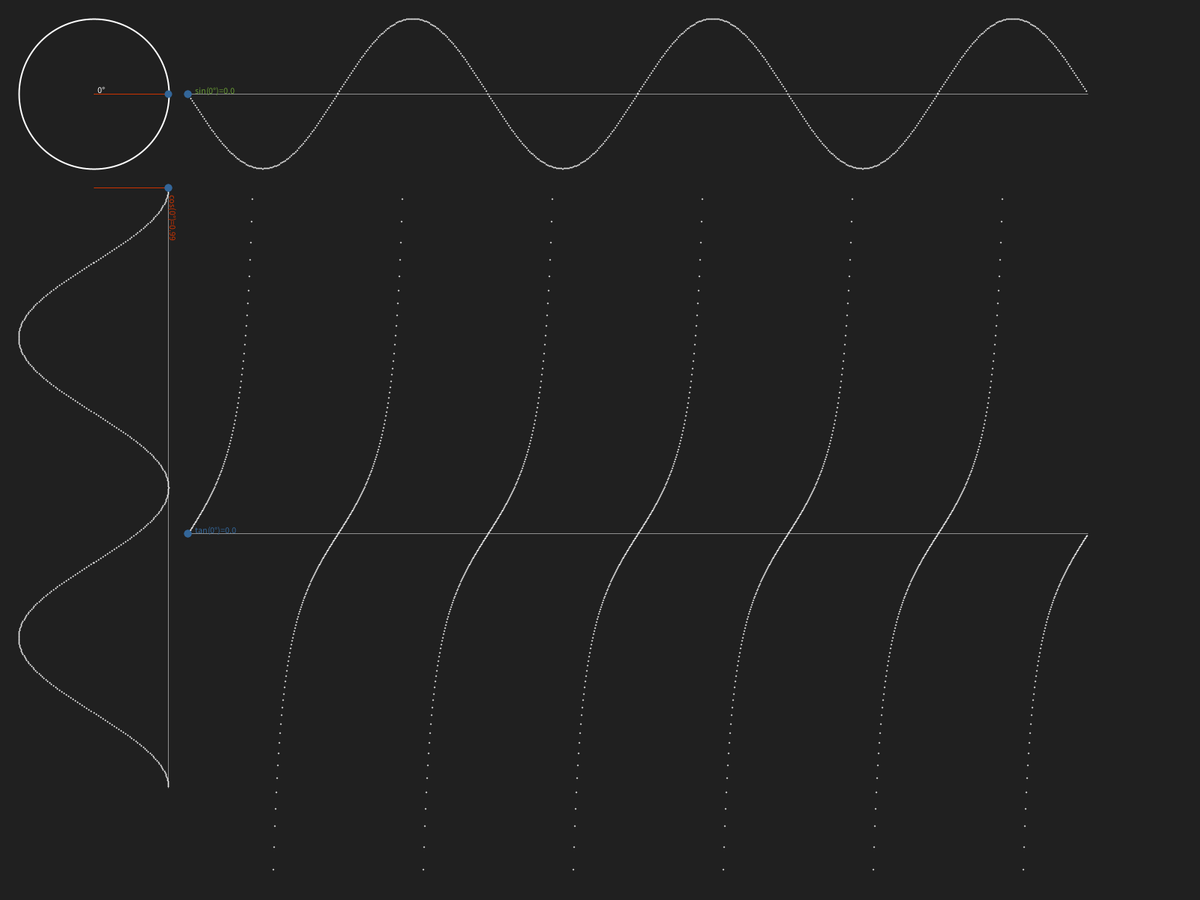
Frame 1 (no input)
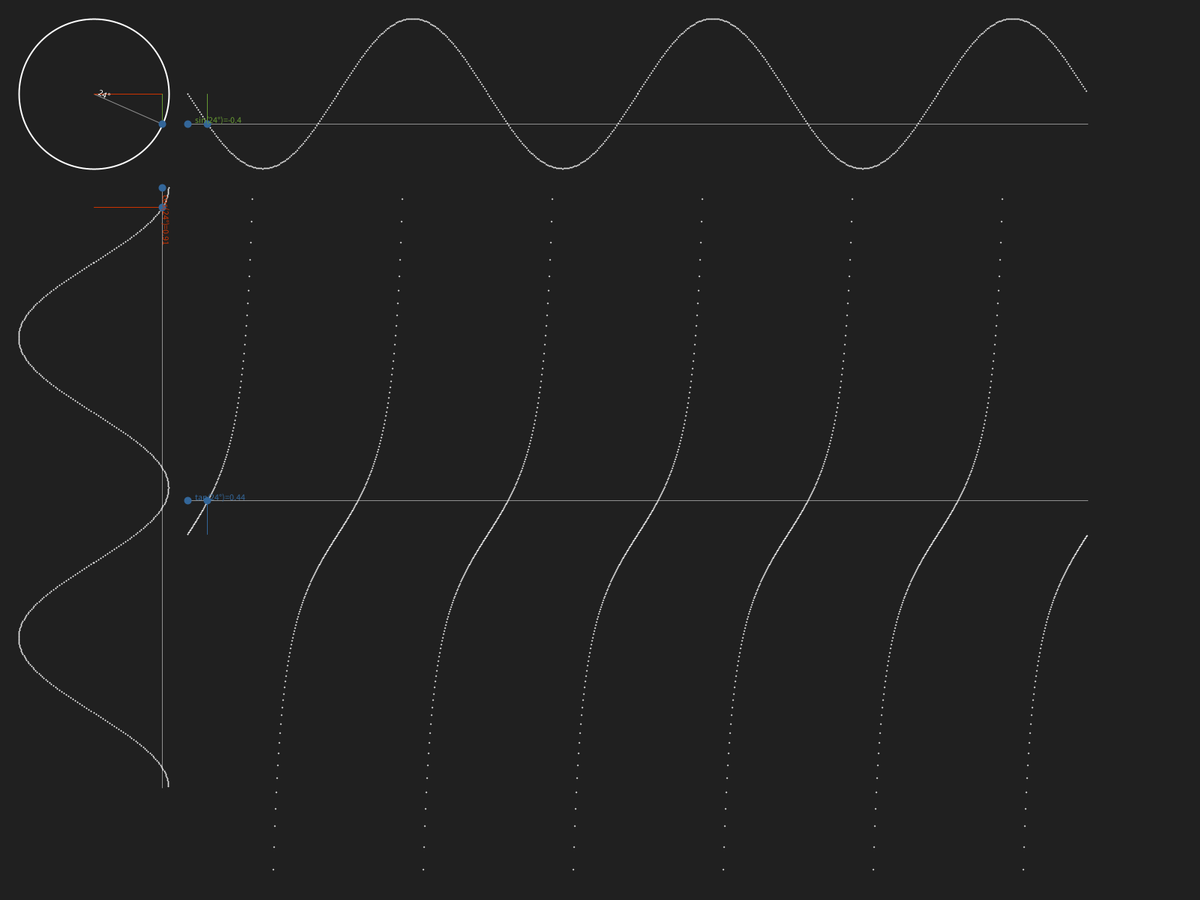
Frame 60 (the mouse pressed at the canvas centre just before this capture)
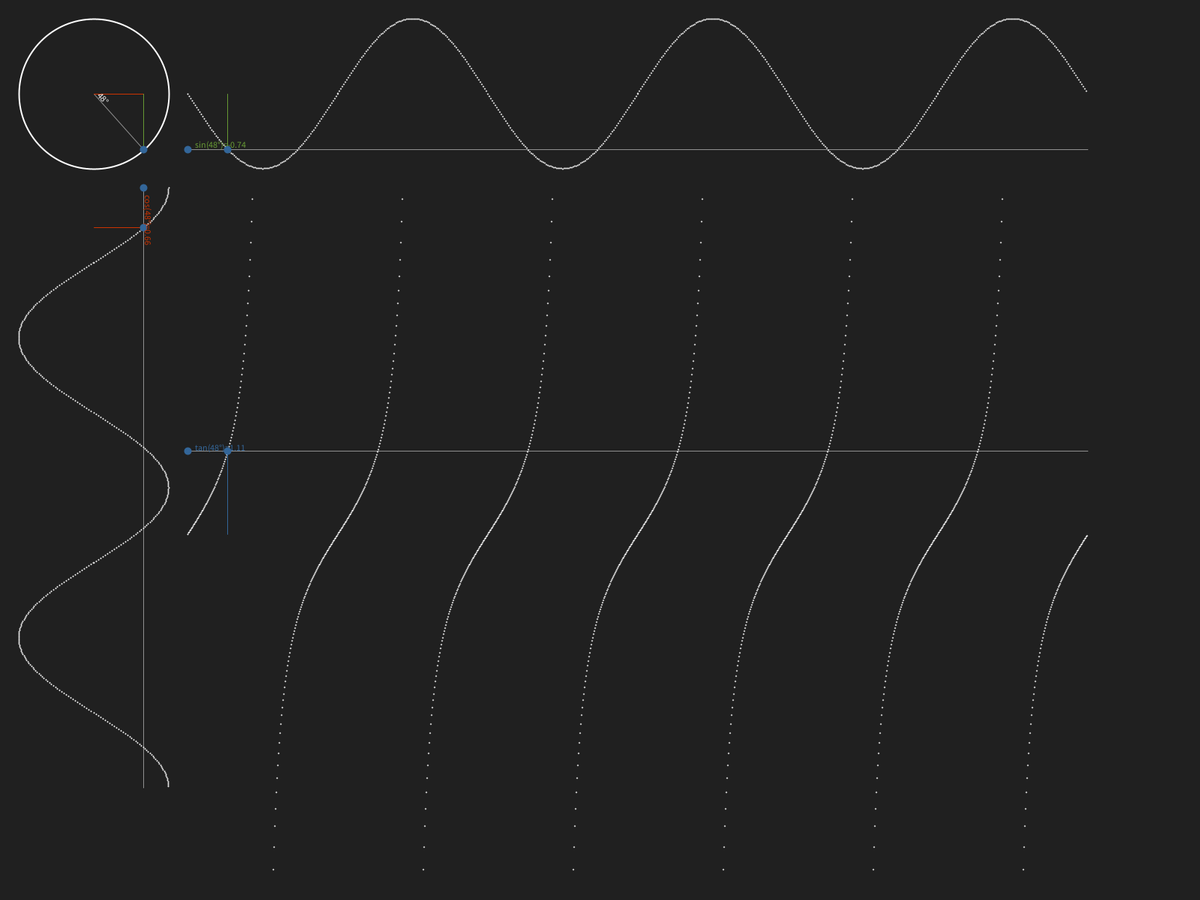
Frame 120 (the mouse held since frame 60 and released just before this capture)

The Processing sketch that drew these frames (run headless with seeded random() and noise(); from frame 60 on, the mouse is pressed at the canvas centre):

// Processing sketch: Trigonometry
// ── Trigonometry.pde
/*
* Created by Jan Pernecky on 23.03.2016.
 *  www.rese-arch.org
 */

final float CIRCLE_SIZE = 200;
final float GAP = 25;

void setup(){
  fullScreen();
  //size (675,675);
  noFill();
}

void displayCircle(float phase) {
  pushStyle();
  pushMatrix();

  float radius = CIRCLE_SIZE/2;                  //circle radius
  translate (GAP+radius, GAP+radius);     //move origin to the center of the circle

  stroke(255);                    //white
  strokeWeight(2);                //thin line
  ellipse(0, 0, CIRCLE_SIZE, CIRCLE_SIZE);      //draw circle

  final float ANGLE_SHIFT = 0;            //sync circle (starts at 90 deg) and cosine wave
  float angle = 2*PI*phase+ANGLE_SHIFT;               //current angle
  float relativeX = cos(angle)*radius;    //IMPORTANT: x of the current point
  float relativeY = sin(angle)*radius;    //IMPORTANT: y of the current point

  strokeWeight(1);                //thin line
  stroke(255, 128);                    //transparent white
  line (0, 0, relativeX, relativeY);    //radius line

  stroke (204, 51, 0);                          //red
  line (0, 0, relativeX, 0);                  //line from center to x of the current point
  stroke (102, 153, 51);                        //green
  line (relativeX, 0, relativeX, relativeY);  //line from the current point to the horizontal axis of the circle

  stroke (51, 102, 153);            //blue
  strokeWeight(10);               //thick
  point (relativeX, relativeY);    //current point on the circle

  fill (255);                                 //white text
  rotate (angle);                             //rotate coordinate system to match the current angle
  text((int)degrees(abs(angle-ANGLE_SHIFT))%360+"°", 5, -2);   //display angle in degrees in the center of the circle

  popMatrix();
  popStyle();
}

void sineWave(float phase) {
  pushStyle();
  pushMatrix();

  translate (GAP+CIRCLE_SIZE+GAP, GAP+CIRCLE_SIZE/2);   //move to the beginning fo the sine wave

  float currentAngle = 2*PI*phase;                                //current angle of the circle
  final float WAVE_LENGTH = CIRCLE_SIZE*2;                               //size of a full sine wave in pixels
  float grossLength = width-(GAP+CIRCLE_SIZE+GAP)-GAP;                   //how much space is left for the sine wave
  float length = floor(grossLength/WAVE_LENGTH)*WAVE_LENGTH;      //only draw full 360 deg cosine waves

  float currentX = WAVE_LENGTH * currentAngle / (2 * PI) % length;    //x of the current angle on the sine wave
  float currentY = sin(currentAngle) * CIRCLE_SIZE/ 2;                      //y of the current angle on the sine wave

  stroke(255);                            //white
  strokeWeight(2);                        //thin line
  for (int x=0; x<length; x+=2) {          //for each X
    float angle = 2*PI*x/WAVE_LENGTH;   //angle for current X
    point (x, sin(angle)*CIRCLE_SIZE/2 );      //sine wave point
  }

  strokeWeight(1);                        //thin line
  stroke(255, 128);                        //transparent white
  line (0, currentY, length, currentY);     //full horizontal line
  stroke (102, 153, 51);                    //green
  line (currentX, 0, currentX, currentY);    //vertical green line
  strokeWeight(10);                       //thick
  stroke (51, 102, 153);                    //blue
  point (currentX, currentY);             //current angle on the cosine wave
  point (0, currentY);                    //current angle at the beginning of the white line

  fill (102, 153, 51);  //green text
  //display degrees and sine values
  text("sin("+(int)degrees(currentAngle)%360+"°)="+(int)(-1*sin(currentAngle)*100)/100.0, 10, currentY-2);

  popMatrix();
  popStyle();
}


void cosineWave(float phase) {
  pushStyle();
  pushMatrix();

  translate (GAP+CIRCLE_SIZE/2, GAP+CIRCLE_SIZE+GAP);   //move to the beginning fo the cosine wave

  float currentAngle = 2*PI*phase;                                //current angle of the circle
  final float WAVE_LENGTH = CIRCLE_SIZE*2;                               //size of a full cosine wave in pixels
  float grossLength = height-(GAP+CIRCLE_SIZE+GAP)-GAP;                  //how much space is left for the cosine wave
  float length = floor(grossLength/WAVE_LENGTH)*WAVE_LENGTH;      //only draw full 360 deg cosine waves

  float currentX = cos(currentAngle) * CIRCLE_SIZE/ 2;                      //x of the current angle on the cosine wave
  float currentY = WAVE_LENGTH * currentAngle / (2 * PI) % length;    //y of the current angle on the cosine wave

  stroke(255);                                //white
  strokeWeight(2);                            //thin line
  for (int y=0; y<length; y+=2) {              //for each X
    float angle = 2*PI*(y/WAVE_LENGTH);     //angle for current X
    point ( cos(angle)*CIRCLE_SIZE/2, y );         //cosine wave point
  }

  strokeWeight(1);                        //thin line
  stroke(255, 128);                        //transparent white
  line (currentX, 0, currentX, length);    //full vertical line
  stroke (204, 51, 0);                      //red
  line (0, currentY, currentX, currentY);    //horizontal red line
  strokeWeight(10);                       //thick
  stroke (51, 102, 153);                    //blue
  point (currentX, currentY);             //current angle on the cosine wave
  point (currentX, 0);                     //current angle at the beginning of the white line

  fill (204, 51, 0);        //red text
  translate(currentX, 0);  //move origin to the beginning of the white line
  rotate (PI/2);          //rotate clockwise
  //display degrees and cosine values
  text("cos("+(int)degrees(currentAngle)%360+"°)="+(int)(cos(currentAngle)*100)/100.0, 10, -2);

  popMatrix();
  popStyle();
}

void tanWave(float phase) {
  pushStyle();
  pushMatrix();

  float currentAngle = 2*PI*phase;                                //current angle of the circle
  final float WAVE_LENGTH = CIRCLE_SIZE*2;                               //size of a full cosine wave in pixels
  float grossHorizontalLength = width-(GAP+CIRCLE_SIZE+GAP)-GAP;                         //how much space is left
  float horizontalLength = floor(grossHorizontalLength/WAVE_LENGTH)*WAVE_LENGTH;  //only draw full 360 deg waves
  float verticalLength = height-(GAP+CIRCLE_SIZE+GAP)-GAP;                               //how much space is left

  translate (GAP+CIRCLE_SIZE+GAP, GAP+CIRCLE_SIZE+GAP+verticalLength/2);      //move to the beginning fo the cosine wave

  float currentX = WAVE_LENGTH * currentAngle / (2 * PI) % horizontalLength;  //x of the current angle on the wave
  float currentY = -1*tan(currentAngle) * CIRCLE_SIZE/ 2;             //y of the current angle on the wave

  stroke(255);                                        //white
  strokeWeight(2);                                    //thin line
  for (int x=0; x<horizontalLength; x++) {             //for each X
    float angle = 2*PI*x/WAVE_LENGTH;   //angle based on  X
    float y = -1*tan(angle)*CIRCLE_SIZE/2;                 //y based on tan of the angle
    if (abs(y)<verticalLength/2) {                  //only draw if on canvas
      point (x, y);                                //tan wave point
    }
  }

  strokeWeight(1);                                        //thin line
  if (abs(currentY)<verticalLength/2) {                   //only draw if on canvas
    stroke(255, 128);                                   //transparent white
    line(0, currentY, horizontalLength, currentY);      //full horizontal line
  } else {                                                //else
    currentY = currentY/abs(currentY)*verticalLength/2; //change the currentY to either top or bottom of canvas
  }

  stroke (51, 102, 153);                        //blue
  line(currentX, 0, currentX, currentY);      //vertical blue line
  strokeWeight(10);                           //thick
  point (currentX, currentY);                 //current angle on the cosine wave
  point (0, currentY);                        //current angle at the beginning of the white line

  fill (51, 102, 153);  //blue text
  //display degrees and tan values
  text("tan("+(int)degrees(currentAngle)%360+"°)="+(int)(tan(currentAngle)*100)/100.0, 10, currentY-2);

  popMatrix();
  popStyle();
}

public void draw() {
  background(32);
  float phase = frameCount/(60f*15);  //15 seconds to make the full circle
  displayCircle(phase);
  cosineWave(phase);
  sineWave(phase);
  tanWave(phase);
}
